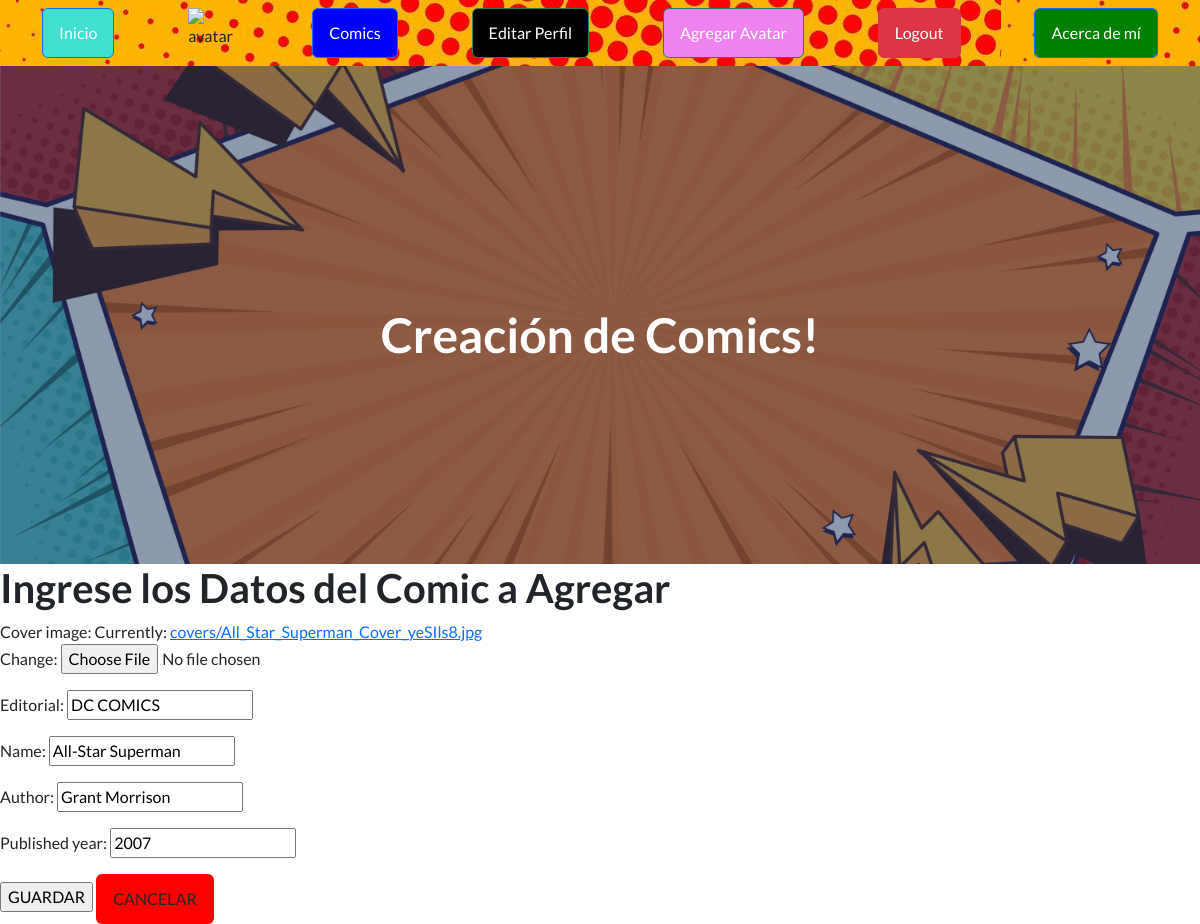
The page /comics/editar/3 (signed in) on the database its author committed.
### ComicsApp/models.py (models this page shows, shortened)
class Comic(models.Model):
    cover_image = models.ImageField(upload_to="covers")
    user = models.ForeignKey(User, on_delete=models.CASCADE, null=True, blank=True)
    name = models.CharField(max_length=70)
    editorial = models.CharField(max_length=70)
    author = models.CharField(max_length=70)
    published_year = models.IntegerField()

### ComicsApp/views.py (the view)
# urls.py: path("comics/editar/<pk>", ComicUpdate.as_view(), name="comic_update"),
class ComicUpdate(UpdateView, LoginRequiredMixin):
    model = Comic
    success_url = reverse_lazy("comic_list")
    fields = ["cover_image", "editorial", "name", "author", "published_year"]

### ComicsApp/templates/ComicsApp/comic_form.html
{% extends "ComicsApp/index.html" %}
{% load static %}
{% block title %}<h1>Creación de Comics!</h1> {% endblock %}
{% block content %}
<h1>Ingrese los Datos del Comic a Agregar</h1>
<form method="post">{% csrf_token %}
    {{ form.as_p}}
    <input type="submit" value="GUARDAR">
    <a href="{% url 'comic_list' %}" style="background-color: red;" class="btn btn-default">CANCELAR</a>
</form>
{% endblock %}

### rows shown on the page
Comic: editorial "DC COMICS", name "All-Star Superman", author "Grant Morrison", published_year "2007"
